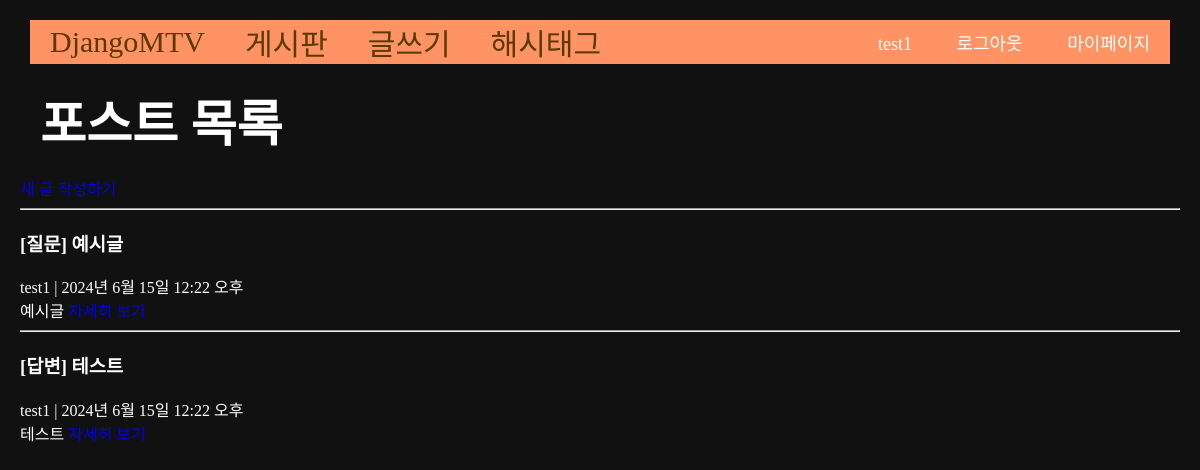
The app's page /second/ (signed in) with its own data.
### main/models.py (models this page shows, shortened)
class Post(models.Model):
    title = models.CharField(max_length=50)
    writer = models.ForeignKey(User, null=False, blank=False, on_delete=models.CASCADE)
    post_type = models.CharField(max_length=50, null=True)
    image = models.ImageField(upload_to="post/", blank=True, null=True)
    body = models.TextField()
    pub_date = models.DateTimeField()
    tag = models.ManyToManyField(Tag, related_name='post', blank=True)
    like = models.ManyToManyField(User, related_name='likes', blank=True)
    like_count = models.PositiveIntegerField(default=0)
    def summary(self):
        return self.body[:20]

### main/views.py (the view)
# urls.py: path('second/', secondpage, name="secondpage"),
def secondpage(request):
    posts = Post.objects.all()
    return render(request, 'main/secondpage.html', {'posts':posts})

### main/templates/main/secondpage.html
{% extends 'base.html' %}
{% block content %}
<h1 class="contents">포스트 목록</h1>
<div>
    <div>
        {% if user.is_authenticated %}
        <a href="{% url 'main:new-post' %}">새 글 작성하기</a>
        {% endif %}
    </div>
    {% for post in posts %}
    <div>
        <hr/>
        <h3>{% if post.post_type == "Q" %}
            [질문]
        {% elif post.post_type == "A" %}
            [답변]
        {% else %}
            [기타]
        {% endif %}
         {{ post.title }}</h3>
        {{post.writer}} | {{post.pub_date}}<br>
        {{post.summary}}
        <a href="{% url 'main:detail' post.id %}">자세히 보기</a>
        <br>
    </div>
    {% endfor %}
</div>
{% endblock %}

### project/templates/shared/_navbar.html
<nav class="navbar-container">
    <a class="navbar-link" href="{% url 'main:mainpage' %}">DjangoMTV</a>
    <a class="navbar-link" href="{% url 'main:secondpage' %}">게시판</a>
    <a class="navbar-link" href="{% url 'main:new-post' %}">글쓰기</a>
    <a class="navbar-link" href="{% url 'main:tag-list' %}">해시태그</a>
    <div class="nav-right">
        {% if user.is_authenticated %}
        <ul class="nav-link-account">
            <li class="nave-link-user">{{user.username}}</li>
            <li><a href="{% url 'accounts:logout' %}">로그아웃</a></li>
            <li><a href="{% url 'users:mypage' user.id %}">마이페이지</a></li>
        </ul>
        {% else %}
        <ul class="nav-link-account">
            <li><a href="{% url 'accounts:login' %}">로그인</a></li>
            <li><a href="{% url 'accounts:signup' %}">회원가입</a></li>
        </ul>
        {% endif %}
    </div>
</nav>

### project/static/css/project.css (style rules this page uses)
a { text-decoration: none; }
.body-container { background-color: #000000; color: #fff; margin: 20px; }
.navbar-container { display: flex; align-items: center; padding-left: 20px; gap: 40px; background-color: #ff7300; font-size: 6px; margin: 10px; }
.navbar-link { color: #ffffff; font-size: 30px; }
.contents { font-size: 20px; }

### project/templates/base.html (style rules this page uses)
a { text-decoration: none; }
.body-container { background-color: #111; color: #fff; margin: 20px; }
.navbar-container { display: flex; align-items: center; padding-left: 20px; gap: 40px; background-color: #FF9364; font-size: 18px; }
.navbar-link { color: #5c3900; font-size: 30px; }
.contents { font-size: 50px; margin: 20px; }
.nav-right { margin-left: auto; }
.nav-link-account { list-style-type: none; margin: 0; padding: 0; }
.nav-link-account li { display: inline; padding: 10px 20px; text-decoration: none; }
.nav-link-account li a { color: white; text-decoration: none; }

### records on screen
Post: post_type "[질문]", title "예시글", writer "test1", pub_date "2024년 6월 15일 12:22 오후", summary "예시글"
Post: post_type "[답변]", title "테스트", writer "test1", pub_date "2024년 6월 15일 12:22 오후", summary "테스트"

### other values on screen
{{ user.username }} "test1"
